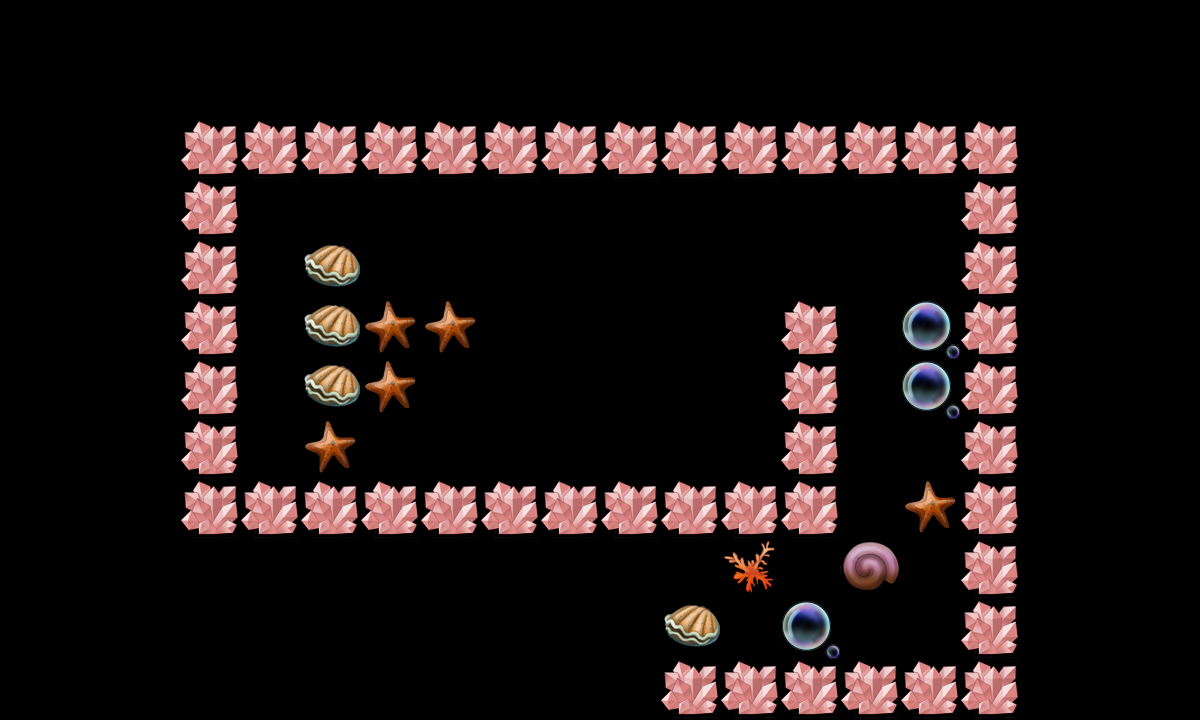

Tiled map render using the project's own tile images. Description and the map definition, with tile-layer contents summarised, below:
An orthogonal 20x12 tile map with 60x60 px tiles, 2 tile layers (canDes, cannotDes) and 22 objects (re3, re1, re2, tankpoint, re4, ...).

<map version="1.0" orientation="orthogonal" width="20" height="12" tilewidth="60" tileheight="60">
 <tileset firstgid="1" name="tmw_desert_spacing" tilewidth="60" tileheight="60">
  <image source="tmw_desert_spacing.png" width="480" height="300" />
  <tile id="30">
   <properties>
    <property name="canDes" value="1" />
   </properties>
  </tile>
 </tileset>
 <layer name="canDes" width="20" height="12">
  <data>[240 cells, 14 non-empty, 5 distinct tile ids]</data>
 </layer>
 <layer name="cannotDes" width="20" height="12">
  <data>[240 cells, 47 non-empty, 1 distinct tile ids]</data>
 </layer>
 <objectgroup name="spawnPoints" width="20" height="12">
  <object name="re3" x="712" y="349" width="60" height="60" />
  <object name="re1" x="568" y="355" width="60" height="60" />
  <object name="re2" x="423" y="363" width="60" height="60" />
  <object name="tankpoint" x="541" y="597" width="60" height="60" />
  <object name="re4" x="429" y="243" width="60" height="60" />
  <object name="re5" x="632" y="237" width="60" height="60" />
  <object name="re6" x="746" y="218" width="60" height="57" />
 </objectgroup>
 <objectgroup name="roadPoints" width="20" height="12" visible="0">
  <object name="p3" x="600" y="360" width="60" height="60" />
  <object name="p4" x="600" y="540" width="60" height="60" />
  <object name="p1" x="240" y="120" width="60" height="60" />
  <object name="p2" x="240" y="362" width="60" height="60" />
 </objectgroup>
 <objectgroup name="bossPoint" width="20" height="12" visible="0">
  <object name="boss1" x="240" y="60" width="60" height="60" />
 </objectgroup>
 <objectgroup name="buildingPoint" width="20" height="12" visible="0">
  <object name="building1" x="960" y="120" width="60" height="60" />
 </objectgroup>
 <objectgroup name="endPoint" width="20" height="12">
  <object name="endpoint" x="515" y="272" width="60" height="60" />
 </objectgroup>
 <objectgroup name="morePoint" width="20" height="12">
  <object name="morepoint" x="900" y="240" width="60" height="60" />
 </objectgroup>
 <objectgroup name="minePoint" width="20" height="12">
  <object name="mine1" x="840" y="600" width="60" height="60" />
  <object name="mine2" x="900" y="420" width="60" height="60" />
  <object name="mine3" x="840" y="240" width="60" height="60" />
  <object name="mine4" x="480" y="420" width="60" height="60" />
  <object name="mine5" x="660" y="300" width="60" height="60" />
  <object name="mine6" x="660" y="540" width="60" height="60" />
  <object name="mine7" x="360" y="600" width="60" height="60" />
 </objectgroup>
</map>